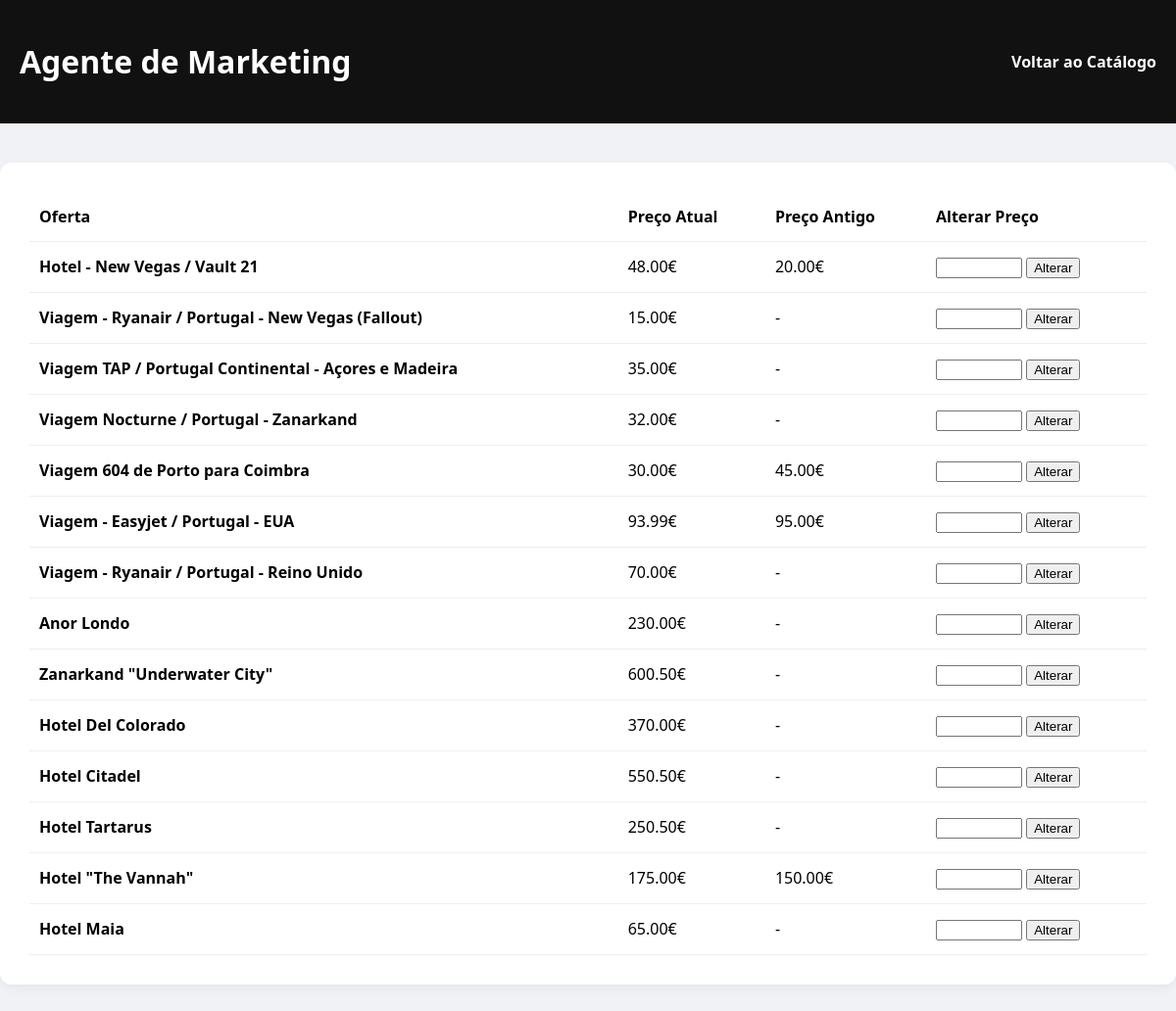
Page /scripts/agentemarketing.php on the earlier database version.
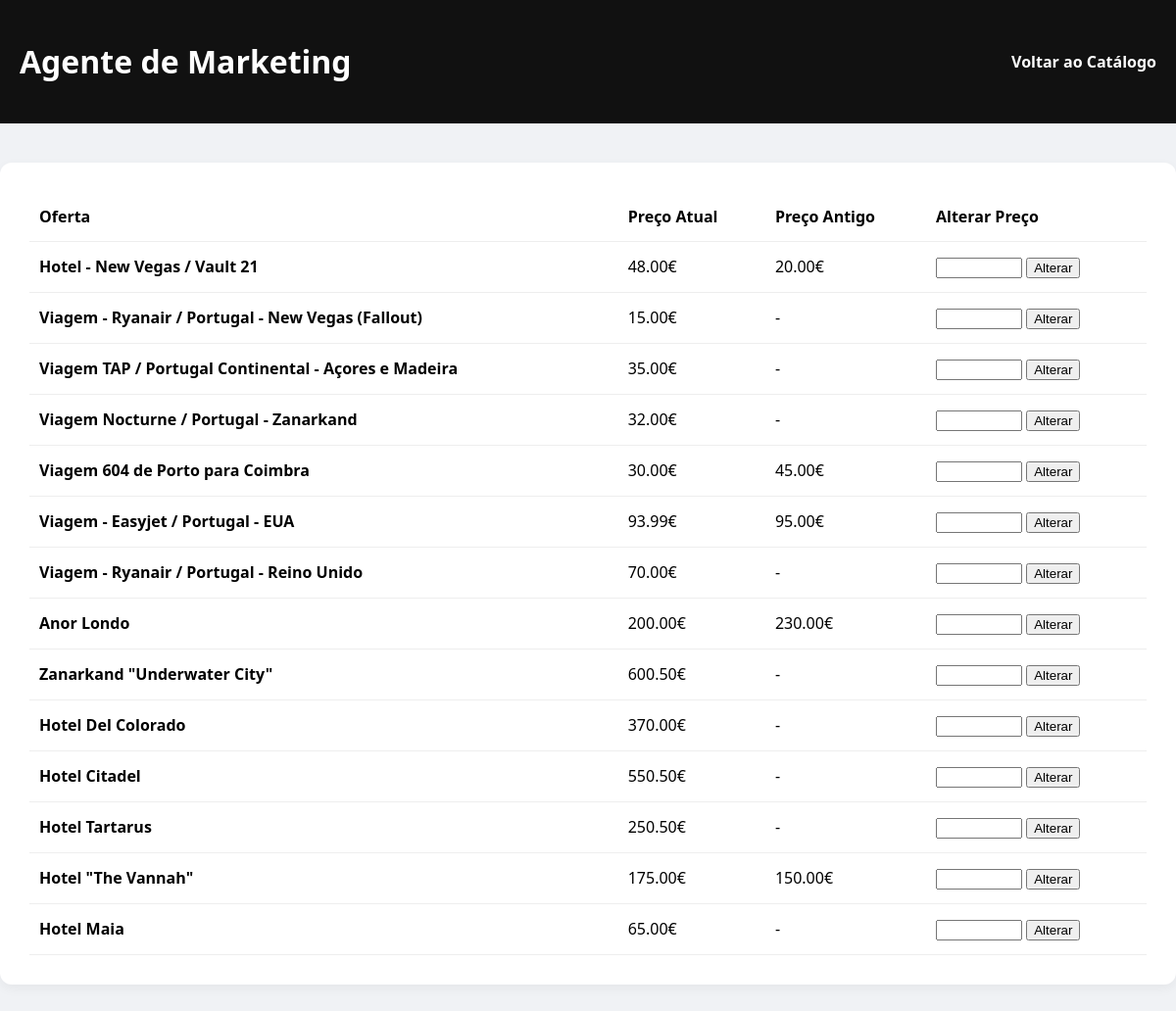
Same page on the later database version.
### tables this page shows
CREATE TABLE ofertas (
    id INTEGER PRIMARY KEY AUTOINCREMENT,
    titulo TEXT NOT NULL,
    descricao TEXT NOT NULL,
    preco REAL NOT NULL,
    preco_antigo REAL
);

### scripts/agentemarketing.php (the view, shortened to what this page needs)
<?php
$db = new PDO("sqlite:" . __DIR__ . "/hshotels.db");
$ofertas = $db->query("SELECT * FROM ofertas ORDER BY id DESC")->fetchAll(PDO::FETCH_ASSOC);
?>
<!DOCTYPE html>
<html lang="pt-PT">
<head>
</head>
<body>
    <div class="header">
        <h1>Agente de Marketing</h1>
        <a href="catalogo.php" style="color: white; text-decoration: none; font-weight: bold;">Voltar ao Catálogo</a>
    </div>
    <div class="container">
        <table>
            <thead>
                <tr>
                    <th>Oferta</th>
                    <th>Preço Atual</th>
                    <th>Preço Antigo</th>
                    <th>Alterar Preço</th>
                </tr>
            </thead>
            <tbody>
                <?php foreach ($ofertas as $o): ?>
                    <tr>
                        <td><strong><?php echo htmlspecialchars($o['titulo']); ?></strong></td>
                        <td><?php echo number_format($o['preco'], 2); ?>€</td>
                        <td><?php echo $o['preco_antigo'] ? number_format($o['preco_antigo'], 2) . "€" : "-"; ?></td>
                        <td>
                            <form method="POST">
                                <input type="number" name="novo_preco" step="0.01" required style="width: 80px;">
                                <button type="submit">Alterar</button>
                            </form>
                        </td>
                    </tr>
                <?php endforeach; ?>
            </tbody>
        </table>
    </div>
</body>
</html>

Differences in the rows shown:
changed ofertas "Anor Londo": preco "230.00" → "200.00"; preco_antigo (not shown) → "230.00"; preco_antigo "-" → "€"
